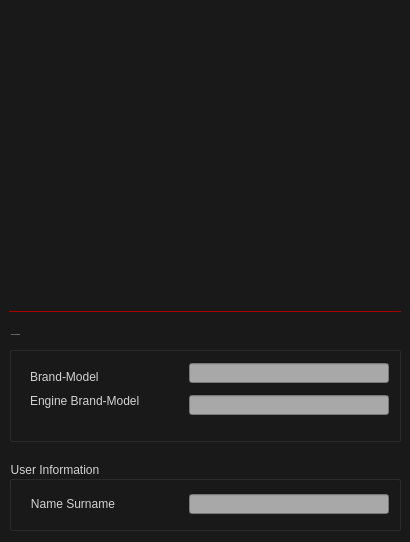
        <widget class="QFrame" name="left_side">
         <property name="minimumSize">
          <size>
           <width>410</width>
           <height>542</height>
          </size>
         </property>
         <property name="maximumSize">
          <size>
           <width>410</width>
           <height>542</height>
          </size>
         </property>
         <property name="styleSheet">
          <string notr="true">font: 900 8pt &quot;Segoe UI&quot;;
background-color: rgb(25,25,25);</string>
         </property>
         <layout class="QHBoxLayout" name="horizontalLayout">
          <property name="leftMargin">
           <number>0</number>
          </property>
          <property name="topMargin">
           <number>0</number>
          </property>
          <property name="rightMargin">
           <number>0</number>
          </property>
          <item>
           <widget class="QFrame" name="left_side_holder">
            <layout class="QVBoxLayout" name="verticalLayout_34">
             <property name="spacing">
              <number>10</number>
             </property>
             <property name="leftMargin">
              <number>0</number>
             </property>
             <property name="topMargin">
              <number>0</number>
             </property>
             <property name="rightMargin">
              <number>0</number>
             </property>
             <property name="bottomMargin">
              <number>0</number>
             </property>
             <item>
              <widget class="QLabel" name="pancar_image">
               <property name="minimumSize">
                <size>
                 <width>411</width>
                 <height>301</height>
                </size>
               </property>
               <property name="maximumSize">
                <size>
                 <width>411</width>
                 <height>301</height>
                </size>
               </property>
               <property name="autoFillBackground">
                <bool>false</bool>
               </property>
               <property name="styleSheet">
                <string notr="true">border:3px solid rgba(50,50,50,.2);</string>
               </property>
               <property name="text">
                <string/>
               </property>
               <property name="pixmap">
                <pixmap resource="../main.qrc">:/img/icons/dark-car-from-side-vector-9761198.jpg</pixmap>
               </property>
               <property name="scaledContents">
                <bool>true</bool>
               </property>
               <property name="wordWrap">
                <bool>false</bool>
               </property>
               <property name="margin">
                <number>5</number>
               </property>
               <property name="openExternalLinks">
                <bool>false</bool>
               </property>
              </widget>
             </item>
             <item>
              <widget class="QWidget" name="info_input_area" native="true">
               <property name="minimumSize">
                <size>
                 <width>371</width>
                 <height>161</height>
                </size>
               </property>
               <property name="maximumSize">
                <size>
                 <width>123213</width>
                 <height>213123</height>
                </size>
               </property>
               <property name="styleSheet">
                <string notr="true"/>
               </property>
               <layout class="QVBoxLayout" name="verticalLayout_35">
                <property name="spacing">
                 <number>20</number>
                </property>
                <property name="topMargin">
                 <number>0</number>
                </property>
                <property name="bottomMargin">
                 <number>0</number>
                </property>
                <item>
                 <widget class="QLabel" name="left_seperator">
                  <property name="minimumSize">
                   <size>
                    <width>0</width>
                    <height>1</height>
                   </size>
                  </property>
                  <property name="maximumSize">
                   <size>
                    <width>16777215</width>
                    <height>1</height>
                   </size>
                  </property>
                  <property name="styleSheet">
                   <string notr="true">background-color: rgb(170, 0, 0);</string>
                  </property>
                  <property name="text">
                   <string/>
                  </property>
                 </widget>
                </item>
                <item>
                 <widget class="QGroupBox" name="vehicle_info">
                  <property name="minimumSize">
                   <size>
                    <width>0</width>
                    <height>110</height>
                   </size>
                  </property>
                  <property name="maximumSize">
                   <size>
                    <width>16777215</width>
                    <height>110</height>
                   </size>
                  </property>
                  <property name="font">
                   <font>
                    <family>Segoe UI</family>
                    <pointsize>-1</pointsize>
                    <italic>false</italic>
                    <bold>true</bold>
                   </font>
                  </property>
                  <property name="styleSheet">
                   <string notr="true">font: 700 11px &quot;Segoe UI&quot;;
color:rgb(210,210,210);</string>
                  </property>
                  <property name="title">
                   <string>Vehicle Information</string>
                  </property>
                  <layout class="QVBoxLayout" name="verticalLayout_36">
                   <property name="spacing">
                    <number>6</number>
                   </property>
                   <item>
                    <layout class="QHBoxLayout" name="vehicle_info_holder">
                     <item>
                      <widget class="QWidget" name="vehicle_info_label_area" native="true">
                       <property name="styleSheet">
                        <string notr="true">font: 12px &quot;Small Fonts&quot;;</string>
                       </property>
                       <layout class="QVBoxLayout" name="verticalLayout_37">
                        <property name="spacing">
                         <number>10</number>
                        </property>
                        <item>
                         <widget class="QLabel" name="car_model_label">
                          <property name="text">
                           <string>Brand-Model</string>
                          </property>
                         </widget>
                        </item>
                        <item>
                         <widget class="QLabel" name="engine_model_label">
                          <property name="text">
                           <string>Engine Brand-Model</string>
                          </property>
                         </widget>
                        </item>
                       </layout>
                      </widget>
                     </item>
                     <item>
                      <layout class="QVBoxLayout" name="vehicle_info_input_area">
                       <property name="spacing">
                        <number>10</number>
                       </property>
                       <item>
                        <widget class="QLineEdit" name="car_model">
                         <property name="sizePolicy">
                          <sizepolicy hsizetype="Preferred" vsizetype="Fixed">
                           <horstretch>0</horstretch>
                           <verstretch>0</verstretch>
                          </sizepolicy>
                         </property>
                         <property name="minimumSize">
                          <size>
                           <width>200</width>
                           <height>20</height>
                          </size>
                         </property>
                         <property name="maximumSize">
                          <size>
                           <width>200</width>
                           <height>20</height>
                          </size>
                         </property>
                         <property name="styleSheet">
                          <string notr="true">color:rgb(0,0,0);
background-color: rgb(168, 168, 168);</string>
                         </property>
                        </widget>
                       </item>
                       <item>
                        <widget class="QLineEdit" name="engine_model">
                         <property name="sizePolicy">
                          <sizepolicy hsizetype="Preferred" vsizetype="Fixed">
                           <horstretch>0</horstretch>
                           <verstretch>0</verstretch>
                          </sizepolicy>
                         </property>
                         <property name="minimumSize">
                          <size>
                           <width>200</width>
                           <height>20</height>
                          </size>
                         </property>
                         <property name="maximumSize">
                          <size>
                           <width>200</width>
                           <height>20</height>
                          </size>
                         </property>
                         <property name="styleSheet">
                          <string notr="true">color:rgb(0,0,0);
background-color: rgb(168, 168, 168);</string>
                         </property>
                        </widget>
                       </item>
                      </layout>
                     </item>
                    </layout>
                   </item>
                  </layout>
                 </widget>
                </item>
                <item>
                 <widget class="QGroupBox" name="user_info">
                  <property name="minimumSize">
                   <size>
                    <width>0</width>
                    <height>70</height>
                   </size>
                  </property>
                  <property name="maximumSize">
                   <size>
                    <width>16777215</width>
                    <height>70</height>
                   </size>
                  </property>
                  <property name="styleSheet">
                   <string notr="true">font: 700 11px &quot;Segoe UI&quot;;
color:rgb(210,210,210);</string>
                  </property>
                  <property name="title">
                   <string>User Information</string>
                  </property>
                  <layout class="QVBoxLayout" name="verticalLayout_39">
                   <property name="spacing">
                    <number>6</number>
                   </property>
                   <property name="topMargin">
                    <number>9</number>
                   </property>
                   <property name="bottomMargin">
                    <number>9</number>
                   </property>
                   <item>
                    <layout class="QHBoxLayout" name="user_info_holder">
                     <item>
                      <widget class="QLabel" name="user_info_label_area">
                       <property name="styleSheet">
                        <string notr="true">font: 9pt &quot;Small Fonts&quot;;</string>
                       </property>
                       <property name="text">
                        <string>   Name Surname</string>
                       </property>
                      </widget>
                     </item>
                     <item>
                      <widget class="QLineEdit" name="user_name">
                       <property name="sizePolicy">
                        <sizepolicy hsizetype="Preferred" vsizetype="Fixed">
                         <horstretch>0</horstretch>
                         <verstretch>0</verstretch>
                        </sizepolicy>
                       </property>
                       <property name="minimumSize">
                        <size>
                         <width>200</width>
                         <height>20</height>
                        </size>
                       </property>
                       <property name="maximumSize">
                        <size>
                         <width>200</width>
                         <height>20</height>
                        </size>
                       </property>
                       <property name="styleSheet">
                        <string notr="true">color:rgb(0,0,0);
background-color: rgb(168, 168, 168);</string>
                       </property>
                      </widget>
                     </item>
                    </layout>
                   </item>
                  </layout>
                 </widget>
                </item>
               </layout>
              </widget>
             </item>
            </layout>
           </widget>
          </item>
         </layout>
        </widget>
